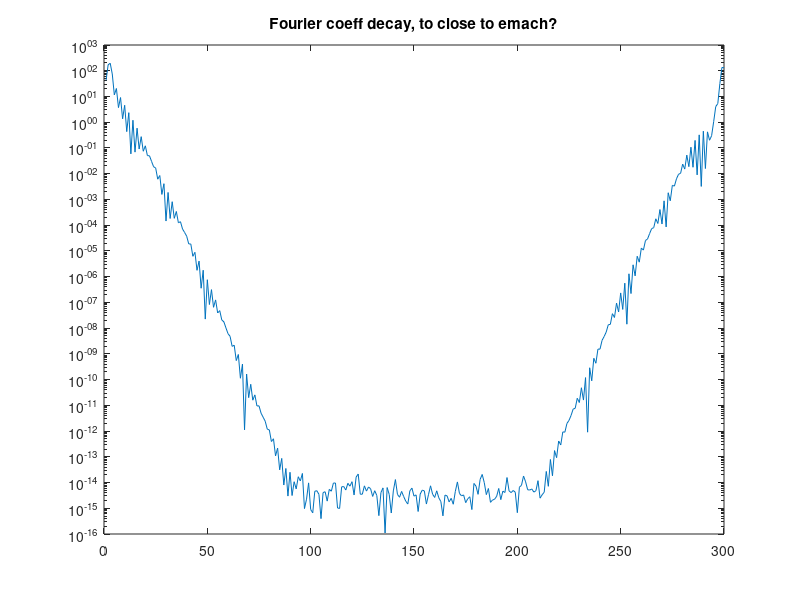

Source code (MATLAB): (Note: this script raises an error after producing the figure.)
clear;
clc;

addpath('./src')

%% Generate geometry and right hand side for dirichlet problem
n = 300;
src = [0.01;-1.1];
targ = [12.1;5.2];

% Generate geometry

a = 0.2;  % thickness: cannot be >1/3 otherwise not smooth to emach
b = pi/6;  % controls approx opening angle in radians (keep small for resonant)


nhalf = ceil(n/2);
s = ((1:nhalf)-0.5)/nhalf * pi;  % note half-offset, needed for easy reflection abt z
r = 1 - a*erf((s-pi/2)/a);  % radius: starts at 1+a, ends at 1-a
c = a; %*(1-b/pi);  % is theta rounding scale
sabs = @(x) exp(-(x/c).^2)*c/sqrt(pi)+x.*erf(x/c); % c-smoothed absval
th = b-a + 2*(1-(b-a)/pi)*sabs(s-pi/2);
%th = b + sqrt(log(exp((2*(1-b/pi)*(s-pi/2)).^2) + exp(c^2))); % theta

% coords in (rho,z) plane:
rho = r.*sin(th); z = r.*cos(th);  % theta down from z axis as in 3D cyl coords

z = z*1.2;  % vert stretch! makes ellipse cavity

Z = [rho -rho(end:-1:1)] + 1i*[z z(end:-1:1)]; % complex coords of full curve

% (appropriate for half-integer offset
figure; semilogy(abs(fft(Z))); title('Fourier coeff decay, to close to emach?')
%Z = Z(end:-1:1);
zhat = fft(Z(:))/n;
t1 = (0:(n-1))/n;
h = 1.0/n;
xy = fourierZ(zhat,t1);
dxydt = fourierZp(zhat,t1);
d2xydt2 = fourierZpp(zhat,t1);
srcinfo = zeros(6,n);
srcinfo(1,:) = real(xy);
srcinfo(2,:) = imag(xy);
srcinfo(5,:) = abs(dxydt);
srcinfo(3,:) = imag(dxydt)./srcinfo(5,:);
srcinfo(4,:) = -real(dxydt)./srcinfo(5,:);

figure(2)
plot(srcinfo(1,:),srcinfo(2,:),'k.')

zk = complex(1.1);
uex = helm_c_p(zk,src,targ);
rhs = helm_c_p(zk,src,srcinfo);


%% Single layer test

% Generate single layer potential matrix
norder = 16;
xmat = slp_mat(zk,norder,h,srcinfo);
soln = xmat\rhs;

% Test resulting solution
z = helm_c_p(zk,srcinfo,targ);
ucomp = (z.*srcinfo(5,:))*soln*h;
err = abs(ucomp - uex);
fprintf("Error in single layer test = %d\n\n\n",err);

%% Double layer test

% Generate double layer potential matrix
norder = 16;
xmat = dlp_ext_mat(zk,norder,h,srcinfo);
soln = xmat\rhs;

% Test resulting solution
z = helm_d_p(zk,srcinfo,targ);
ucomp = (z.*srcinfo(5,:))*soln*h;
err = abs(ucomp - uex);
fprintf("Error in double layer test = %d\n\n\n",err);

%% combined layer test

% Generate comb layer potential matrix
norder = 16;
zpars = complex(zeros(3,1));
zpars(1) = zk;
zpars(2) = 1j*zk;
zpars(3) = 1;
xmat = comb_ext_mat(zpars,norder,h,srcinfo);
soln = xmat\rhs;

% Test resulting solution
zs = helm_c_p(zk,srcinfo,targ);
zd = helm_d_p(zk,srcinfo,targ);
z = zpars(2)*zs + zpars(3)*zd;
ucomp = (z.*srcinfo(5,:))*soln*h;
err = abs(ucomp - uex);
fprintf("Error in combined layer test = %d\n\n\n",err);




% analytic formulae for a Fourier segment --------------

function z = fourierZ(zhat,t)     % must work on vector of t's
t = 2*pi*t;
N =numel(zhat);  % even
z = 0*t;
for k=0:N/2
  z = z + zhat(k+1)*exp(1i*k*t);
end
for k=-N/2:-1
  z = z + zhat(k+1+N)*exp(1i*k*t);
end
end

function zp = fourierZp(zhat,t);  % deriv func Z'
N = numel(zhat);
zp = 2*pi*fourierZ(zhat.*[0 1i*(1:N/2-1) 0 1i*(-N/2+1:-1)].', t);
end

function zpp = fourierZpp(zhat,t);  % deriv func Z''
N = numel(zhat);
zpp = 2*pi*fourierZp(zhat.*[0 1i*(1:N/2-1) 0 1i*(-N/2+1:-1)].', t);
end

% ---------------------

function g = perispecdiff(f)
% PERISPECDIFF - use FFT to take periodic spectral differentiation of vector
%
% g = PERISPECDIFF(f) returns g the derivative of the spectral interpolant
%  of f, which is assumed to be the values of a smooth 2pi-periodic function
%  at the N gridpoints 2.pi.j/N, for j=1,..,N (or any translation of such
%  points).
%
% Barnett 2/18/14
N = numel(f);
if mod(N,2)==0   % even
  g = ifft(fft(f(:)).*[0 1i*(1:N/2-1) 0 1i*(-N/2+1:-1)].');
else
  g = ifft(fft(f(:)).*[0 1i*(1:(N-1)/2) 1i*((1-N)/2:-1)].');
end
g = reshape(g,size(f));
end
